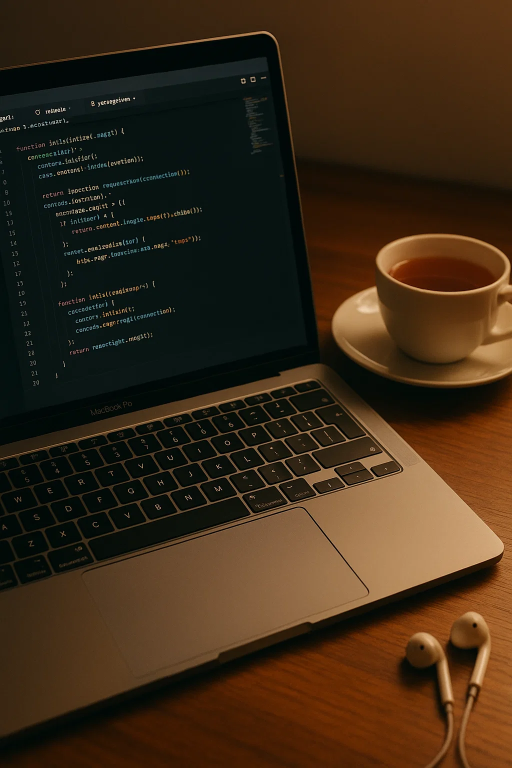
#> input picture dip-lab-02/Leisure.jpg, 1024 x 1536 px, given in place of input_image.jpg, which was not available (shown at 1/2 size)
$ python lab02.py
#> lines starting #> are read from the running program, lines starting #| are printed output that depends on the picture
"""Digital Image Processing Lab 02 — image inspection and basic transformations.

Usage:
    python lab02.py input_image.jpg
    python lab02.py input_image.png

Choose your own color image of at least 300 x 300 pixels.
"""

from pathlib import Path
import sys

import cv2 as cv
import matplotlib.pyplot as plt
import numpy as np


PROJECT_DIR = Path(__file__).resolve().parent
IMAGE_PATH = Path(sys.argv[1]) if len(sys.argv) > 1 else Path("input_image.jpg")
if not IMAGE_PATH.is_absolute():
    IMAGE_PATH = PROJECT_DIR / IMAGE_PATH


def save_figure(fig, filename):
    path = PROJECT_DIR / filename
    fig.savefig(path, dpi=180, bbox_inches="tight")
    print(f"Saved figure: {path.name}")


# Step 2: Load and validate the personally selected image.
image = cv.imread(str(IMAGE_PATH), cv.IMREAD_COLOR)
#> image is the input picture: shape (1536, 1024, 3); mean B, G, R 23.1, 42.2, 59.8
if image is None:
    raise FileNotFoundError(
        f"Could not load '{IMAGE_PATH}'. Put your JPG/PNG in the project folder "
        "and run: python lab02.py your_image.jpg"
    )

height, width, channels = image.shape
#> height = 1536; width = 1024; channels = 3
if height < 300 or width < 300:
    raise ValueError(f"Image must be at least 300 x 300 pixels; got {width} x {height}.")

print("\n=== Step 2: Image Loading ===")
print("Input image:", IMAGE_PATH.name)
print("Image shape (height, width, channels):", image.shape)
#| Image shape (height, width, channels): (1536, 1024, 3)
print("Image data type:", image.dtype)
#| Image data type: uint8

# Step 3: Inspect image properties and pixels (OpenCV stores BGR).
print("\n=== Step 3: Image Inspection ===")
print("Height:", height)
#| Height: 1536
print("Width:", width)
#| Width: 1024
print("Number of channels:", channels)
#| Number of channels: 3
print("Top-left pixel [row=0, column=0] (BGR):", image[0, 0].tolist())
#| Top-left pixel [row=0, column=0] (BGR): [16, 29, 38]
center_row, center_col = height // 2, width // 2
#> center_row = 768; center_col = 512
print(f"Center pixel [row={center_row}, column={center_col}] (BGR):", image[center_row, center_col].tolist())
#| Center pixel [row=768, column=512] (BGR): [36, 68, 102]
print("Global minimum intensity:", int(image.min()))
#| Global minimum intensity: 0
print("Global maximum intensity:", int(image.max()))
#| Global maximum intensity: 255
for channel_index, channel_name in enumerate(("Blue", "Green", "Red")):
    channel = image[:, :, channel_index]
    print(f"{channel_name} channel minimum: {int(channel.min())}; maximum: {int(channel.max())}")
#> this loop made 3 passes
#| Blue channel minimum: 0; maximum: 255
#| Green channel minimum: 0; maximum: 255
#| Red channel minimum: 0; maximum: 255
#> pass 1, `channel = image[:, :, channel_index]`:
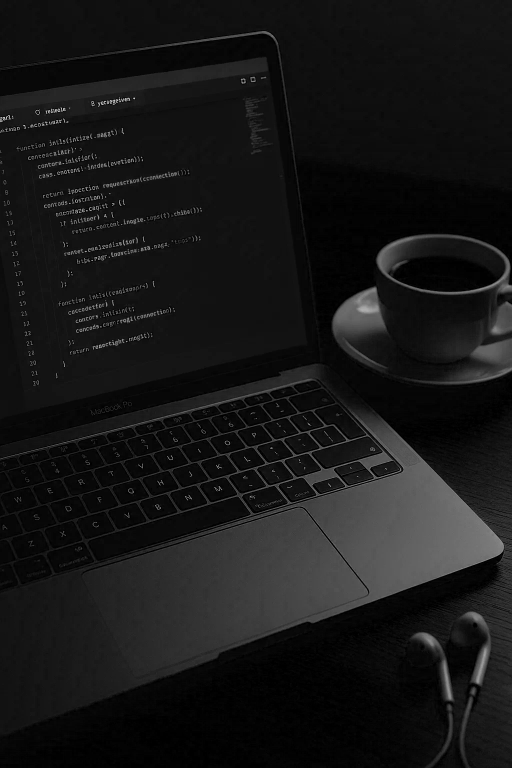
#> channel: shape (1536, 1024) (shown at 1/2 size); min 0, max 255, mean 23.1
#> pass 2, `channel = image[:, :, channel_index]`:
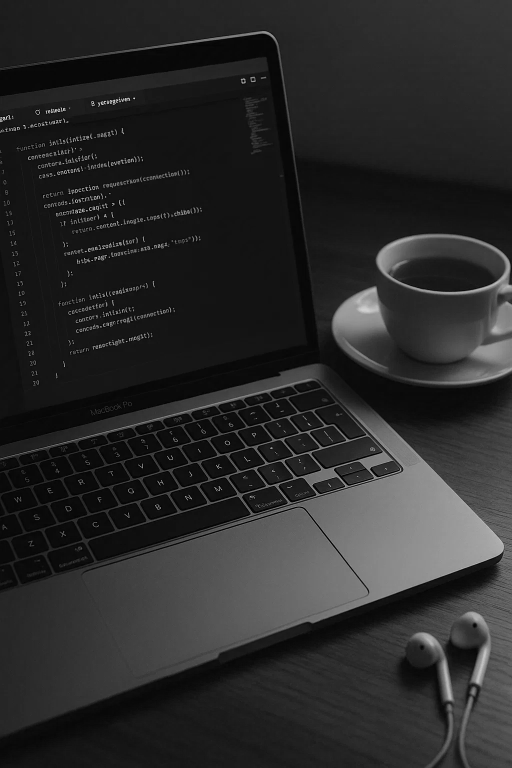
#> channel: shape (1536, 1024) (shown at 1/2 size); min 0, max 255, mean 42.2
#> pass 3, `channel = image[:, :, channel_index]`:
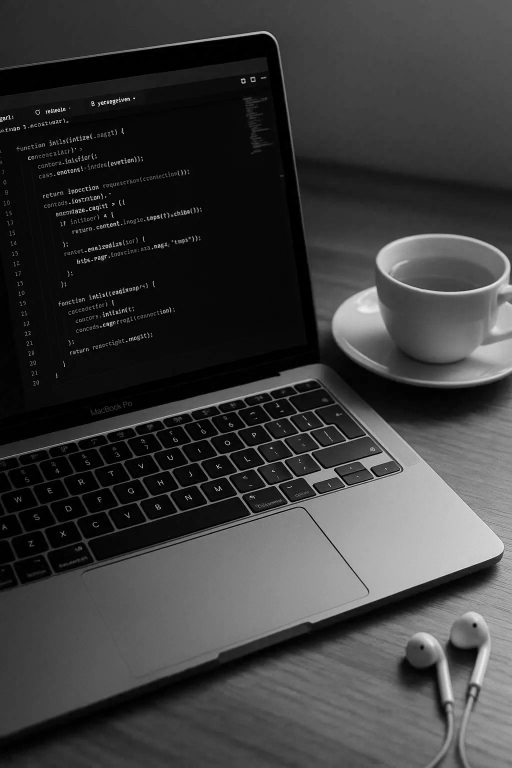
#> channel: shape (1536, 1024) (shown at 1/2 size); min 0, max 255, mean 59.8

# Step 4: Convert BGR to RGB and split color channels.
rgb = cv.cvtColor(image, cv.COLOR_BGR2RGB)
gray = cv.cvtColor(image, cv.COLOR_BGR2GRAY)
red, green, blue = cv.split(rgb)
center_rgb = rgb[center_row, center_col]
#> center_rgb = [102, 68, 36]
center_hex = "#{:02X}{:02X}{:02X}".format(*(int(v) for v in center_rgb))
#> center_hex = '#664424'
print("\n=== Step 4: Color Channels ===")
print("Center pixel (RGB):", center_rgb.tolist())
#| Center pixel (RGB): [102, 68, 36]
print("Center pixel HEX:", center_hex)
#| Center pixel HEX: #664424

fig_channels, axes = plt.subplots(2, 3, figsize=(13, 8))
views = [
    (rgb, "RGB (correct colors)", None),
    (red, "Red channel", "gray"),
    (green, "Green channel", "gray"),
    (blue, "Blue channel", "gray"),
    (gray, "Grayscale", "gray"),
    (image, "BGR displayed as RGB (incorrect colors)", None),
]
for ax, (data, title, cmap) in zip(axes.flat, views):
    ax.imshow(data, cmap=cmap, vmin=0 if cmap else None, vmax=255 if cmap else None)
    ax.set_title(title, fontsize=11)
    ax.axis("off")
#> this loop made 6 passes
#> (title, cmap) on passes 1 to 6: ('RGB (correct colors)', None), ('Red channel', 'gray'), ('Green channel', 'gray'), ('Blue channel', 'gray'), ('Grayscale', 'gray'), ('BGR displayed as RGB (incorrect colors)', None)
fig_channels.suptitle("Color Conversion and Channel Separation", fontsize=15)
fig_channels.tight_layout()
save_figure(fig_channels, "color_channels.png")

# Step 5: Exact 100x100 crop, resize to 200x200, convert back to BGR and save.
y_start = (height - 100) // 2
#> y_start = 718
x_start = (width - 100) // 2
#> x_start = 462
crop_rgb = rgb[y_start:y_start + 100, x_start:x_start + 100]
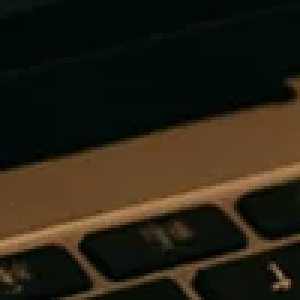
#> crop_rgb: shape (100, 100, 3) (shown 3 times larger); mean R, G, B 39.3, 33.5, 20
resized_rgb = cv.resize(crop_rgb, (200, 200), interpolation=cv.INTER_LINEAR)
print("\n=== Step 5: Crop, Resize, and Save ===")
print(f"Crop coordinates: rows {y_start}:{y_start + 100}, columns {x_start}:{x_start + 100}")
#| Crop coordinates: rows 718:818, columns 462:562
print("Crop shape:", crop_rgb.shape)
#| Crop shape: (100, 100, 3)
print("Resized crop shape:", resized_rgb.shape)
#| Resized crop shape: (200, 200, 3)
resized_bgr = cv.cvtColor(resized_rgb, cv.COLOR_RGB2BGR)
saved = cv.imwrite(str(PROJECT_DIR / "resized_crop.png"), resized_bgr)
print("cv.imwrite() saved resized_crop.png successfully:", saved)
#| cv.imwrite() saved resized_crop.png successfully: True
if not saved:
    raise OSError("Could not save resized_crop.png")

fig_crop, axes_crop = plt.subplots(1, 3, figsize=(13, 4.5))
for ax, data, title in zip(
    axes_crop,
    (rgb, crop_rgb, resized_rgb),
    ("Original RGB", "100 x 100 crop", "200 x 200 resized crop"),
):
    ax.imshow(data)
    ax.set_title(title)
    ax.axis("off")
#> this loop made 3 passes
#> title on passes 1 to 3: 'Original RGB', '100 x 100 crop', '200 x 200 resized crop'
fig_crop.tight_layout()
save_figure(fig_crop, "crop_resize_comparison.png")

# Step 6: Grayscale histogram (256 bins over [0, 256)).
flat_gray = gray.ravel()
fig_hist, ax_hist = plt.subplots(figsize=(9, 5))
ax_hist.hist(flat_gray, bins=256, range=(0, 256), color="#475569")
ax_hist.set_title("Grayscale Intensity Histogram")
ax_hist.set_xlabel("Pixel intensity (0–255)")
ax_hist.set_ylabel("Pixel frequency")
ax_hist.set_xlim(0, 256)
fig_hist.tight_layout()
save_figure(fig_hist, "grayscale_histogram.png")
#> call 3 of save_figure, with filename = 'grayscale_histogram.png'
#> in save_figure (call 3), `fig.savefig(path, dpi=180, bbox_inches="tight")`:
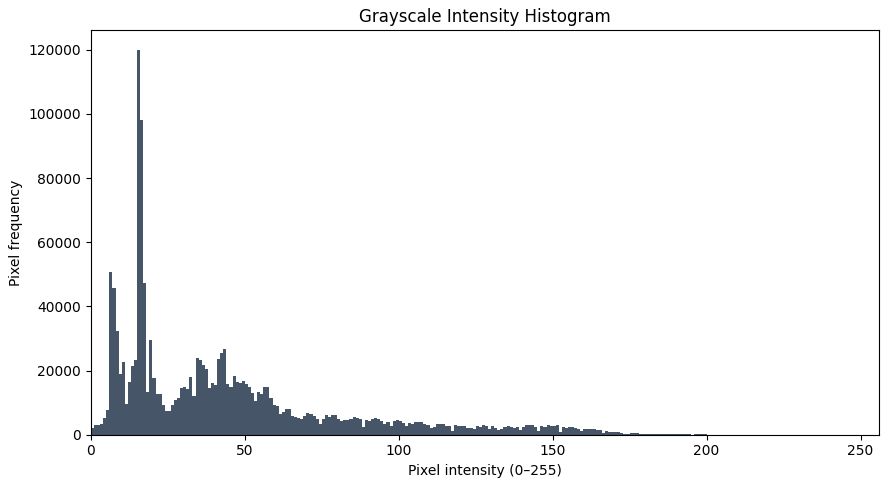
#> figure drawn by matplotlib, 1 panel; tallest bar 120044 high, from x = 15 to 16

mean_intensity = float(np.mean(gray))
#> mean_intensity = 45.25
dark_pct = float(np.mean(gray < 85) * 100)
#> dark_pct = 84.67
mid_pct = float(np.mean((gray >= 85) & (gray < 171)) * 100)
#> mid_pct = 14.89
bright_pct = float(np.mean(gray >= 171) * 100)
#> bright_pct = 0.443
if dark_pct > 50:
    assessment = "mainly dark"
elif bright_pct > 50:
    assessment = "mainly bright"
else:
    assessment = "balanced or mixed in brightness"
print("\n=== Step 6: Histogram Interpretation ===")
print(f"Mean grayscale intensity: {mean_intensity:.2f} / 255")
#| Mean grayscale intensity: 45.25 / 255
print(f"Dark (0–84): {dark_pct:.1f}% | Midtone (85–170): {mid_pct:.1f}% | Bright (171–255): {bright_pct:.1f}%")
#| Dark (0–84): 84.7% | Midtone (85–170): 14.9% | Bright (171–255): 0.4%
print(f"Interpretation: The image is {assessment} based on its grayscale intensity distribution.")
print("A histogram shows how frequently intensities occur, but not their spatial positions.")

# Step 7: 8-bit gradient and 1-, 2-, and 4-bit quantization.
gradient = np.tile(np.arange(256, dtype=np.uint8), (60, 1))


def quantize_to_bits(arr, bits):
    levels = 2 ** bits
    indices = (arr.astype(np.uint16) * levels) // 256
    return ((indices * 255) // (levels - 1)).astype(np.uint8)


gradient_1 = quantize_to_bits(gradient, 1)
gradient_2 = quantize_to_bits(gradient, 2)
gradient_4 = quantize_to_bits(gradient, 4)
print("\n=== Step 7: Bit Depth ===")
for label, grad in (("8-bit", gradient), ("1-bit", gradient_1), ("2-bit", gradient_2), ("4-bit", gradient_4)):
    print(f"{label} unique intensity count:", len(np.unique(grad)))
print("Resolution is the number of pixels (width x height); bit depth is the number of bits used to represent each pixel intensity.")

fig_bits, axes_bits = plt.subplots(4, 1, figsize=(11, 6))
for ax, grad, title in zip(
    axes_bits,
    (gradient, gradient_1, gradient_2, gradient_4),
    ("8-bit: 256 levels", "1-bit: 2 levels", "2-bit: 4 levels", "4-bit: 16 levels"),
):
    ax.imshow(grad, cmap="gray", vmin=0, vmax=255, aspect="auto")
    ax.set_title(title, loc="left")
    ax.axis("off")
fig_bits.suptitle("Grayscale Bit-Depth Comparison")
fig_bits.tight_layout()
save_figure(fig_bits, "bit_depth_comparison.png")
#> call 4 of save_figure, with filename = 'bit_depth_comparison.png'
#> in save_figure (call 4), `fig.savefig(path, dpi=180, bbox_inches="tight")`:
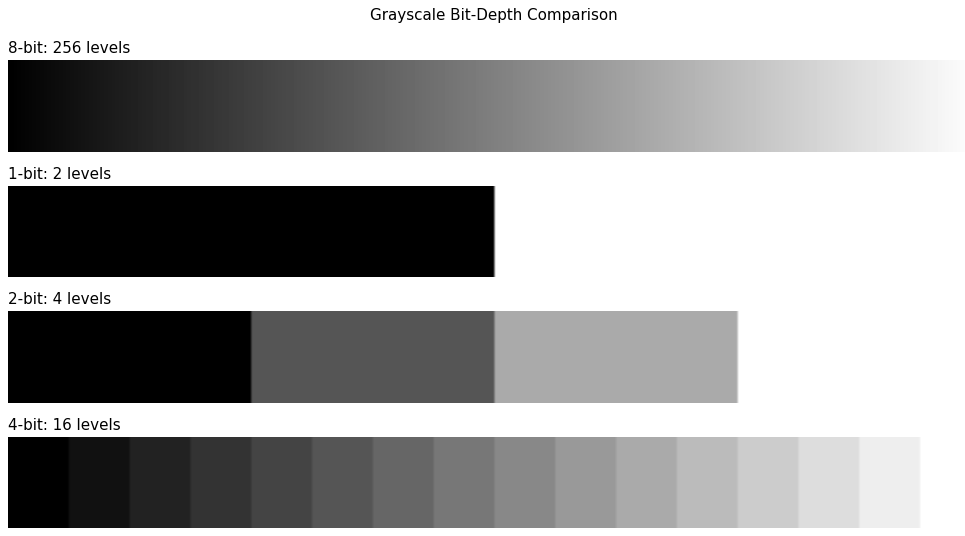
#> figure drawn by matplotlib, 4 panels

print("\nLAB 02 COMPLETED SUCCESSFULLY. Close the figure windows to return to the terminal.")
plt.show()
